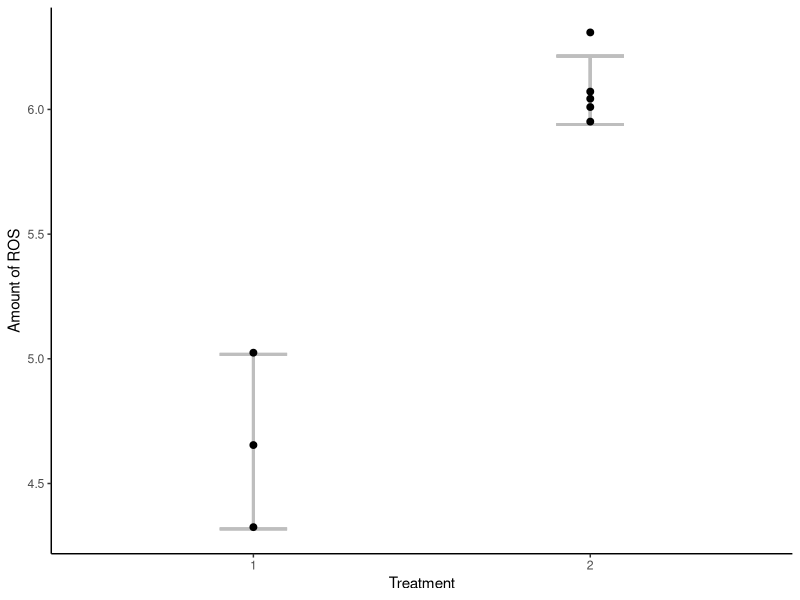
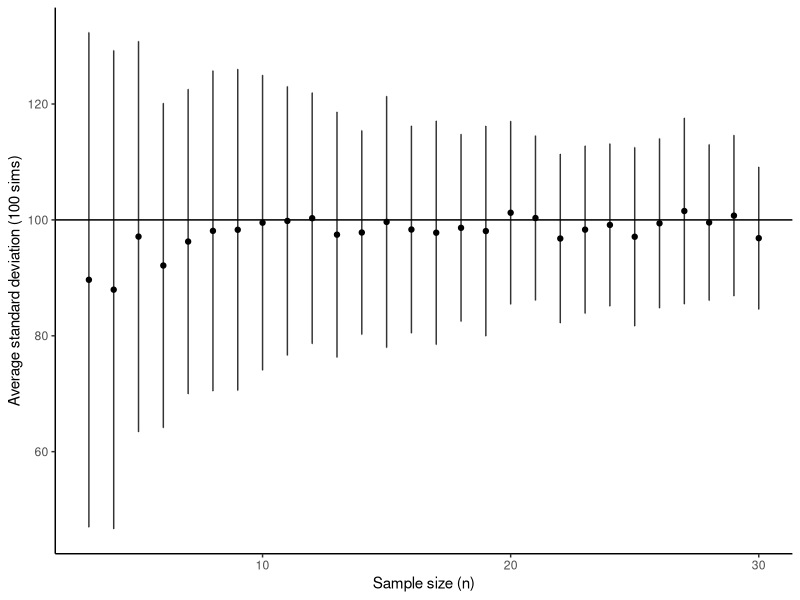

R code for these plots, in order:
library(dplyr)
library(ggplot2)
library(ggbeeswarm)

#=================
# Question portion
#=================
# Set seed
set.seed(124153)

# Sample two groups one with n = 3 and one n = 5
sample_1 <- rnorm(3,4,0.8)

sample_2 <- rnorm(5,6,0.1)

# Combine into df
sample_df <- data.frame(value = c(sample_1,
                                  sample_2),
                        sample = c(1,1,1,2,2,2,2,2)) %>%
  group_by(sample) %>%
  mutate(mean = mean(value),
         stdd = sd(value),
         val_max = mean + stdd,
         val_min = mean - stdd,
         sample = as.factor(sample))

# Plot the two samples with error bar being sd
sample_plot <- ggplot(data = sample_df) +
  geom_errorbar(aes(x = sample,
                    ymax = val_max,
                    ymin = val_min),
                width = 0.2,
                color = "gray",
                linewidth = 1) +
  geom_beeswarm(aes(x = sample, y = value),
             size = 2) +
  labs(x = "Treatment",
       y = "Amount of ROS") +
  theme_classic()

print(sample_plot)

#===============
# Answer portion
#===============
# Simulate the answers
# Function for simulations
sd_n_sims_fn <- function(n_seq){
  # Generate a normal sample
  norm_sample <- rnorm(1000000, 
                        mean = 0, 
                        sd = 100)
  
  # Create an empty data frame
  df <- data.frame(n = numeric(), 
                   sd = numeric())
  
  # Loop through each sample size (n)
  for (n in n_seq){
    # Create 100 samples for each sample size
    for (i in 1:100){
      # Generate a sample of size n from 
      # the "normal" variable
      sample_data <- sample(norm_sample, 
                            n)
      
      # Calculate the standard 
      # deviation of the sample
      sample_sd <- sd(sample_data)
      
      # Append the sample size (n) 
      # and sample standard deviation (sd) 
      # to the data frame
      df <- rbind(df, data.frame(n = n, 
                                 sd = sample_sd))
    }
  }
  
  return(df)
}

# Simulate for n from 3 to 30
sd_n_three_thirty <- sd_n_sims_fn(seq(3,30,by = 1)) %>%
  group_by(n) %>% 
  summarize(average.sd = mean(sd),
            upr_sd = average.sd + sd(sd),
            lwr_sd = average.sd - sd(sd))

# Plot the relationship
sd_n_plot_sims <- ggplot(data = sd_n_three_thirty,
                         aes(x = n, y = average.sd)) +
  geom_hline(yintercept = 100) +
  geom_point() +
  geom_errorbar(aes(ymin = lwr_sd, ymax = upr_sd),
                width = 0.01,
                alpha = 0.8) +
  labs(x = "Sample size (n)",
       y = "Average standard deviation (100 sims)") +
  theme_classic()

print(sd_n_plot_sims)